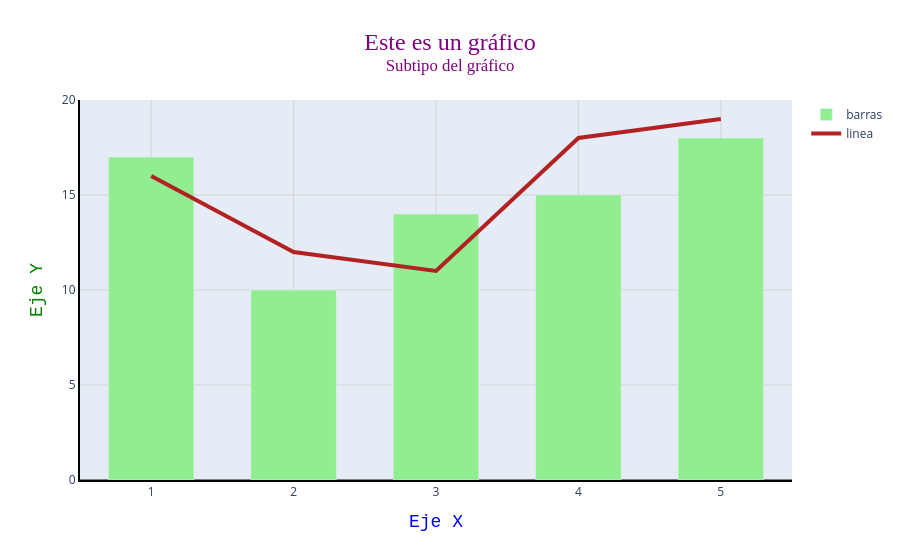

Notebook code cell kept with this figure:
### Code cell
# 3. Modificar formato de los ejes
fig.update_layout(
    xaxis=dict(
        showgrid=True, # muestra las líneas de la cuadrícula del eje X
        gridcolor="lightgray", 
        zeroline=True, # muestra la línea que corresponde al valor 0
        zerolinecolor="gray",
        showline=True, # muestra la línea exterior del eje
        linecolor="black",
        linewidth=2
    ),
    yaxis=dict(
        gridcolor="lightgray",
        zeroline=True,
        zerolinecolor="gray",
        showline=True,
        linecolor="black",
        linewidth=2
    )
)

### Figure 1 — Plotly figure (JSON) as saved in the notebook; plotly's stock layout.template omitted (floating-point values rounded to 4 significant figures)
{"data": [{"marker": {"color": "lightgreen"}, "name": "barras", "type": "bar", "x": [1, 2, 3, 4, 5], "y": [17, 10, 14, 15, 18]}, {"line": {"color": "firebrick", "width": 4}, "mode": "lines", "name": "linea", "type": "scatter", "x": [1, 2, 3, 4, 5], "y": [16, 12, 11, 18, 19]}], "layout": {"bargap": 0.4, "title": {"font": {"color": "purple", "family": "Times New Roman", "size": 24}, "text": "Este es un gráfico<br><sup>Subtipo del gráfico</sup>", "x": 0.5, "xanchor": "center"}, "xaxis": {"gridcolor": "lightgray", "linecolor": "black", "linewidth": 2, "showgrid": true, "showline": true, "title": {"font": {"color": "blue", "family": "Courier New", "size": 18}, "text": "Eje X"}, "zeroline": true, "zerolinecolor": "gray"}, "yaxis": {"gridcolor": "lightgray", "linecolor": "black", "linewidth": 2, "showline": true, "title": {"font": {"color": "green", "family": "Courier New", "size": 18}, "text": "Eje Y"}, "zeroline": true, "zerolinecolor": "gray"}}}
